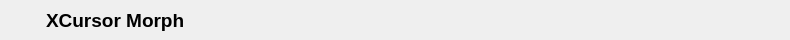
<?xml version="1.0" encoding="UTF-8"?>
<ui version="4.0">
 <class>HeaderComponent</class>
 <widget class="QWidget" name="Header">
  <property name="geometry">
   <rect>
    <x>0</x>
    <y>0</y>
    <width>790</width>
    <height>40</height>
   </rect>
  </property>
  <property name="windowTitle">
   <string>Form</string>
  </property>
  <layout class="QHBoxLayout" name="horizontalLayout">
   <property name="spacing">
    <number>0</number>
   </property>
   <property name="leftMargin">
    <number>0</number>
   </property>
   <property name="topMargin">
    <number>0</number>
   </property>
   <property name="rightMargin">
    <number>0</number>
   </property>
   <property name="bottomMargin">
    <number>0</number>
   </property>
   <item>
    <widget class="QWidget" name="Content" native="true">
     <property name="styleSheet">
      <string notr="true"/>
     </property>
     <layout class="QHBoxLayout" name="horizontalLayout_2" stretch="1,10">
      <property name="leftMargin">
       <number>0</number>
      </property>
      <property name="topMargin">
       <number>0</number>
      </property>
      <property name="rightMargin">
       <number>0</number>
      </property>
      <property name="bottomMargin">
       <number>0</number>
      </property>
      <item>
       <widget class="QLabel" name="IconLabel">
        <property name="maximumSize">
         <size>
          <width>40</width>
          <height>40</height>
         </size>
        </property>
        <property name="styleSheet">
         <string notr="true">padding: 0px 0px 0px 10px;</string>
        </property>
        <property name="text">
         <string/>
        </property>
        <property name="pixmap">
         <pixmap resource="../../../assets/assets.qrc">:/favicon</pixmap>
        </property>
       </widget>
      </item>
      <item>
       <widget class="QLabel" name="TitleLabel">
        <property name="styleSheet">
         <string notr="true">font-size: 14pt;
font-weight: bold;</string>
        </property>
        <property name="text">
         <string>XCursor Morph</string>
        </property>
        <property name="alignment">
         <set>Qt::AlignmentFlag::AlignLeading|Qt::AlignmentFlag::AlignLeft|Qt::AlignmentFlag::AlignVCenter</set>
        </property>
       </widget>
      </item>
     </layout>
    </widget>
   </item>
  </layout>
 </widget>
 <resources>
  <include location="../../../assets/assets.qrc"/>
 </resources>
 <connections/>
</ui>
